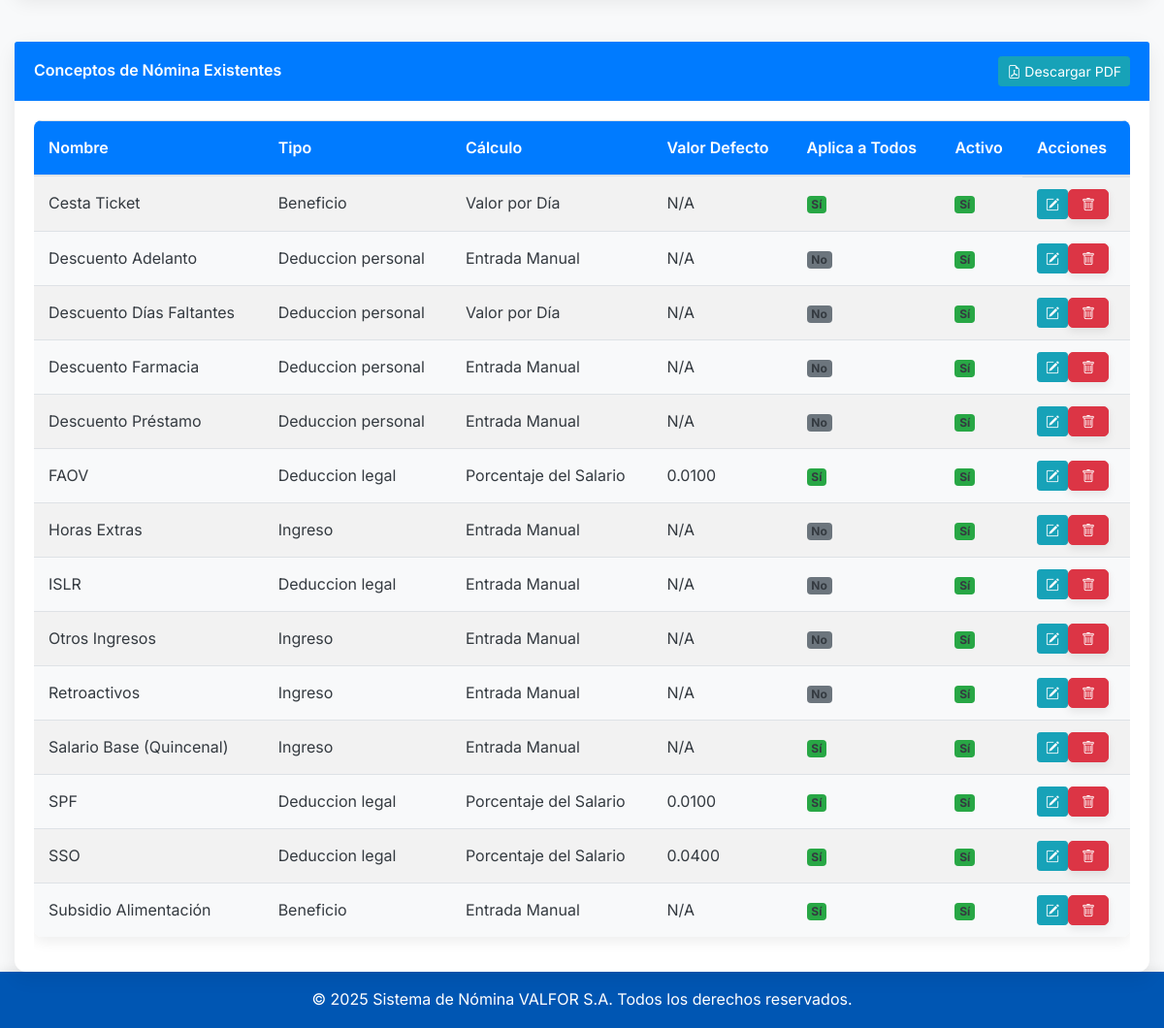
Page /public/payroll_concepts.php (signed in, lower part) on the earlier database version.
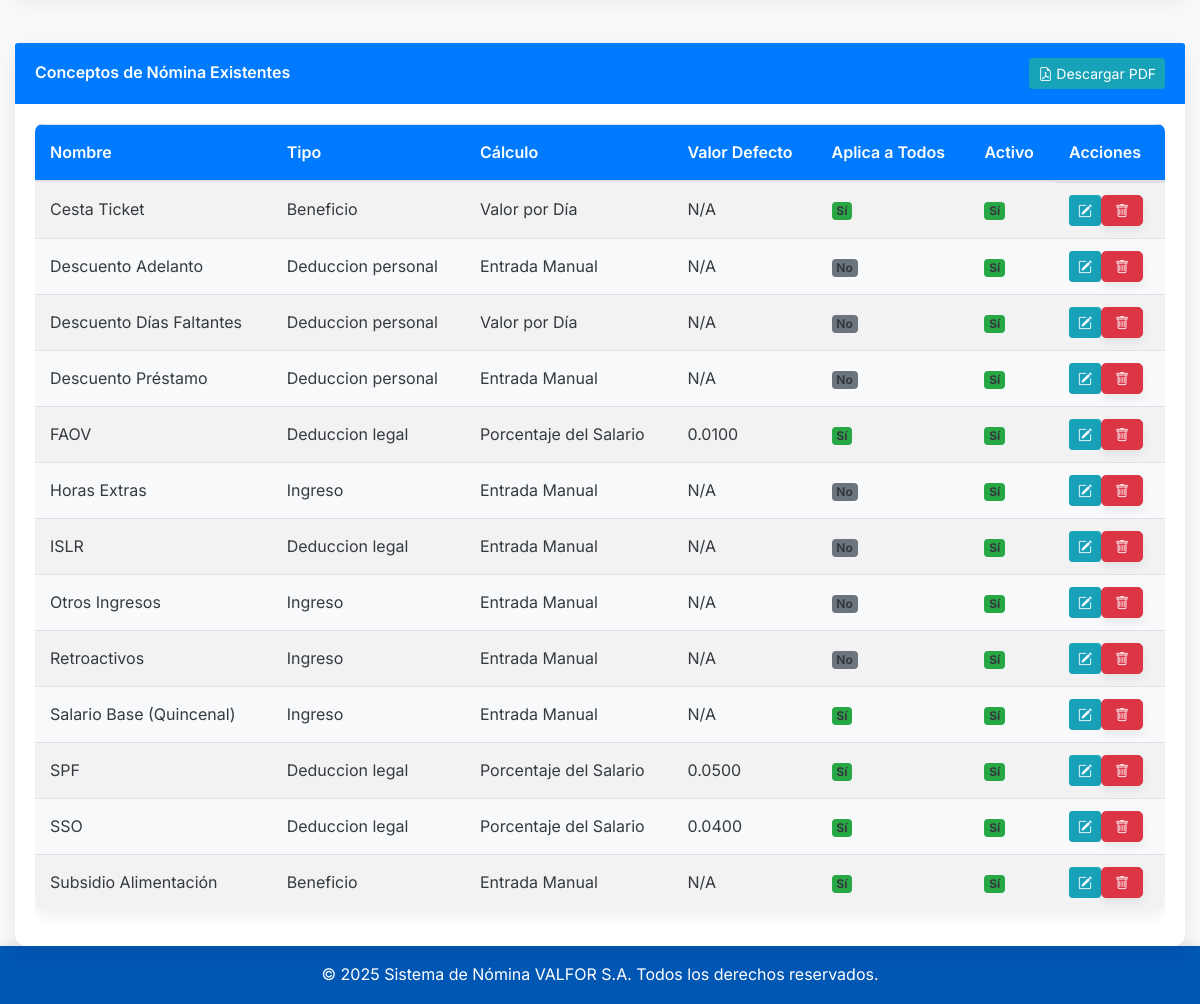
Same page on the later database version.
### tables this page shows
CREATE TABLE `payroll_concepts` (
  `id` int(11) NOT NULL,
  `name` varchar(100) NOT NULL,
  `type` enum('ingreso','deduccion_legal','deduccion_personal','beneficio') NOT NULL,
  `calculation_type` enum('fixed_value','percentage_of_salary','per_day_value','manual_input') NOT NULL,
  `default_value` decimal(10,2) DEFAULT NULL,
  `applies_to_all` tinyint(1) NOT NULL DEFAULT 1,
  `is_active` tinyint(1) NOT NULL DEFAULT 1,
  `created_at` timestamp NOT NULL DEFAULT current_timestamp(),
  `updated_at` timestamp NOT NULL DEFAULT current_timestamp() ON UPDATE current_timestamp()
);

### includes/auth.php (called while the page is built, shortened)
<?php
function getBaseUrl() {
    $protocol = isset($_SERVER['HTTPS']) && $_SERVER['HTTPS'] === 'on' ? 'https://' : 'http://';
    $host = $_SERVER['HTTP_HOST'];
    $scriptName = $_SERVER['SCRIPT_NAME'];
    $basePath = '/payroll_system/public/';
    return $protocol . $host . $basePath;
}

### public/payroll_concepts.php (the view, shortened to what the changed rows need)
<?php
require_once __DIR__ . '/../includes/auth.php';
$pdo = getDbConnection();
?>
<!DOCTYPE html>
<html lang="es">
<head>
    <link href="./assets/css/bootstrap.min.css" rel="stylesheet">
    <link rel="stylesheet" href="https://cdn.jsdelivr.net/npm/bootstrap-icons@1.11.3/font/bootstrap-icons.min.css">
    <link href="./assets/css/payroll_concepts.css" rel="stylesheet">
</head>
<body>
    <?php include __DIR__ . '/../includes/header.php';  ?>
    <div class="container mt-4">
        <div class="card mt-5">
            <div class="card-body">
                <?php
                $concepts = [];
                try {
                    $stmt = $pdo->query("SELECT id, name, type, calculation_type, default_value, applies_to_all, is_active FROM payroll_concepts ORDER BY name ASC");
                    $concepts = $stmt->fetchAll();
                } catch (PDOException $e) {
                    echo '<div class="alert alert-danger" role="alert">Error al cargar los conceptos: ' . htmlspecialchars($e->getMessage()) . '</div>';
                }
                if (empty($concepts)): ?>
                    <div class="alert alert-info" role="alert">
                        No hay conceptos de nómina registrados aún.
                    </div>
                <?php else: ?>
                    <div class="table-responsive">
                        <table class="table table-hover table-striped">
                            <thead>
                                <tr>
                                    <th>Nombre</th>
                                    <th>Tipo</th>
                                    <th>Cálculo</th>
                                    <th>Valor Defecto</th>
                                    <th>Aplica a Todos</th>
                                    <th>Activo</th>
                                    <th>Acciones</th>
                                </tr>
                            </thead>
                            <tbody>
                                <?php foreach ($concepts as $c): ?>
                                    <tr>
                                        <td><?php echo htmlspecialchars($c['name']); ?></td>
                                        <td><?php echo htmlspecialchars(ucfirst(str_replace('_', ' ', $c['type']))); ?></td>
                                        <td><?php
                                            $calculation_type_spanish = [
                                                'fixed_value' => 'Valor Fijo',
                                                'percentage_of_salary' => 'Porcentaje del Salario',
                                                'per_day_value' => 'Valor por Día',
                                                'manual_input' => 'Entrada Manual'
                                            ];
                                            echo htmlspecialchars($calculation_type_spanish[$c['calculation_type']] ?? $c['calculation_type']);
                                        ?></td>
                                        <td><?php echo !is_null($c['default_value']) ? htmlspecialchars(number_format($c['default_value'], 4)) : 'N/A'; ?></td>
                                        <td>
                                            <?php if ($c['applies_to_all']): ?>
                                                <span class="badge bg-success">Sí</span>
                                            <?php else: ?>
                                                <span class="badge bg-secondary">No</span>
                                            <?php endif; ?>
                                        </td>
                                        <td>
                                            <?php if ($c['is_active']): ?>
                                                <span class="badge bg-success">Sí</span>
                                            <?php else: ?>
                                                <span class="badge bg-secondary">No</span>
                                            <?php endif; ?>
                                        </td>
                                        <td class="d-flex gap-1">
                                            <a href="<?php echo getBaseUrl(); ?>payroll_concepts.php?id=<?php echo $c['id']; ?>" class="btn btn-sm btn-info text-white" title="Editar">
                                                <i class="bi bi-pencil-square"></i>
                                            </a>
                                            <button type="button" class="btn btn-sm btn-danger d-flex align-items-center justify-content-center" title="Eliminar" onclick="showDeleteModal(<?php echo $c['id']; ?>, '<?php echo htmlspecialchars($c['name']); ?>')" style="width: 38px; height: 31px;">
                                                <i class="bi bi-trash"></i>
                                            </button>
                                        </td>
                                    </tr>
                                <?php endforeach; ?>
                            </tbody>
                        </table>
                    </div>
                <?php endif; ?>
            </div>
        </div>
    </div>
    <?php include __DIR__ . '/../includes/footer.php';  ?>
</body>
</html>

Differences in the rows shown:
removed payroll_concepts: name "Descuento Farmacia", type "Deduccion personal", calculation_type "Entrada Manual", shows "N/A", applies_to_all "No", is_active "Sí"
changed payroll_concepts "SPF": default_value "0.0100" → "0.0500"
